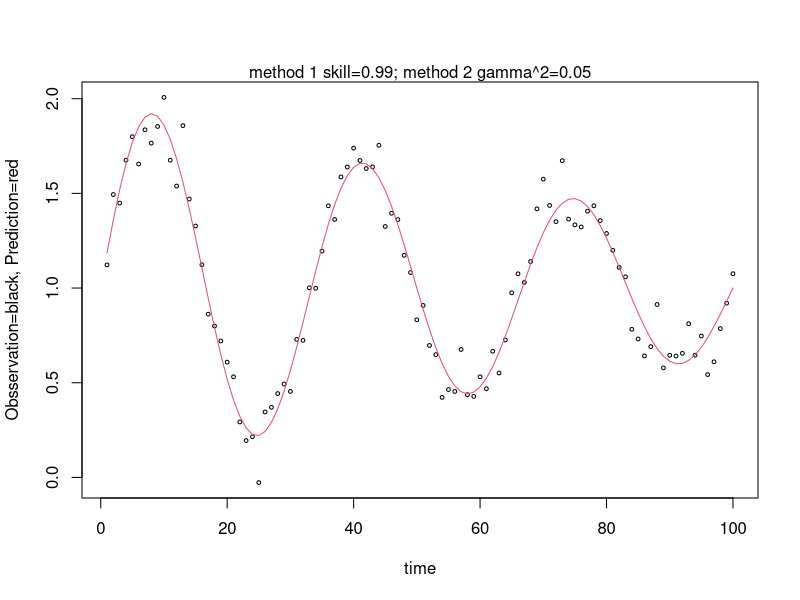

Reproduce this figure in R.
## ---- chunk 1
method1 <- function(O, P)
{
    Obar <- mean(O, na.rm=TRUE)
    Oprime <- O - Obar
    Pprime <- P - Obar
    ssqr <- function(x) sum(x^2, na.rm=TRUE)
    1 - ssqr(P-O) / ssqr(abs(Pprime) + abs(Oprime))
}

method2 <- function(O, P)
{
    var <- function(x) sd(x)^2
    var(O-P) / var(O)
}
## ---- chunk 2
n <- 100
i <- seq_len(n)
P <- 1 + exp(-i/n) * sin(2 * pi * i / (n/3))
O <- P + rnorm(n, sd=0.1)
plot(i, O, type="p", cex=0.5, ylim=range(c(O, P)),
    xlab="time", ylab="Obsservation=black, Prediction=red")
lines(i, P, col=2)
mtext(sprintf("method 1 skill=%.2f; method 2 gamma^2=%.2f", method1(O, P), method2(O, P)))
